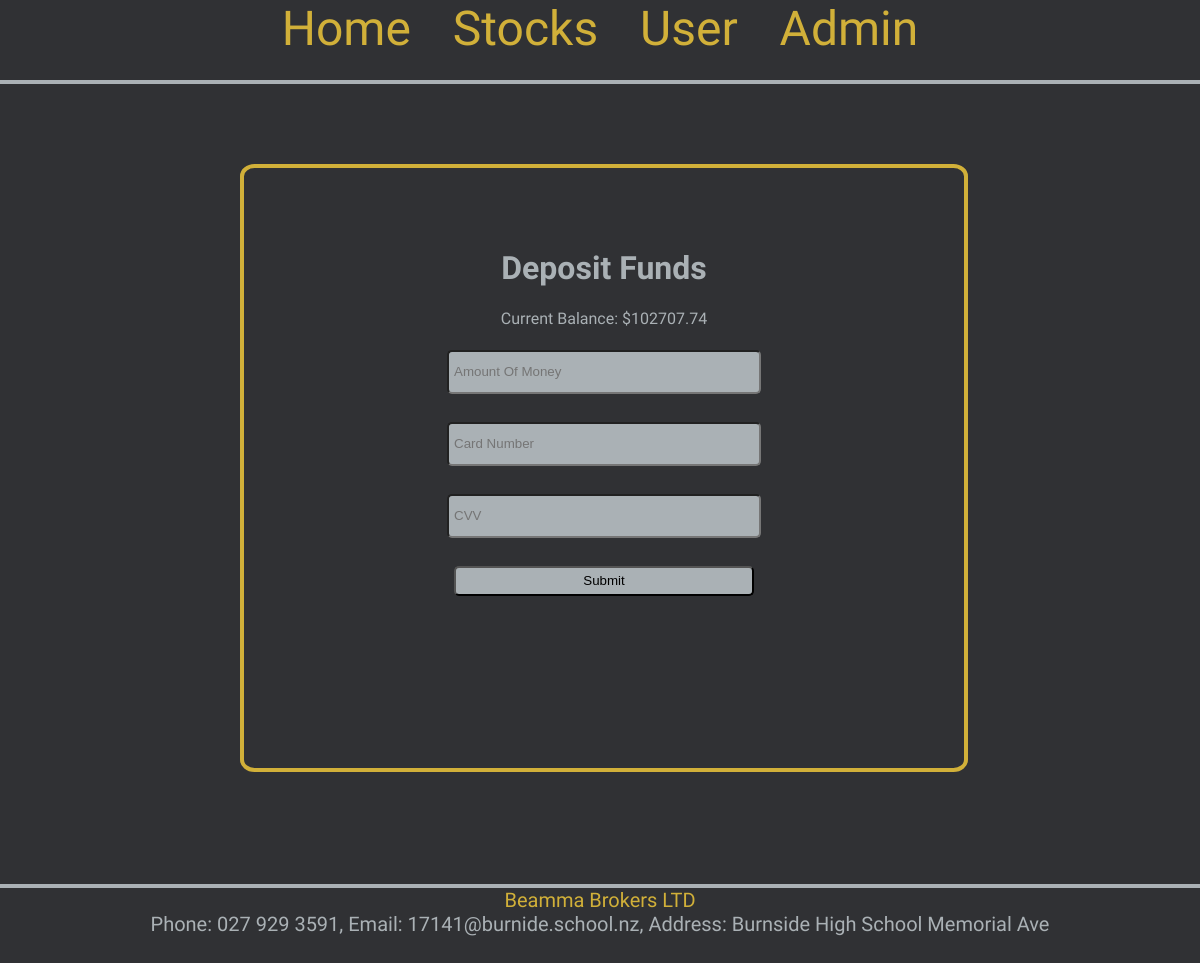
/user/deposit (signed in), run on an earlier commit of the app's database.
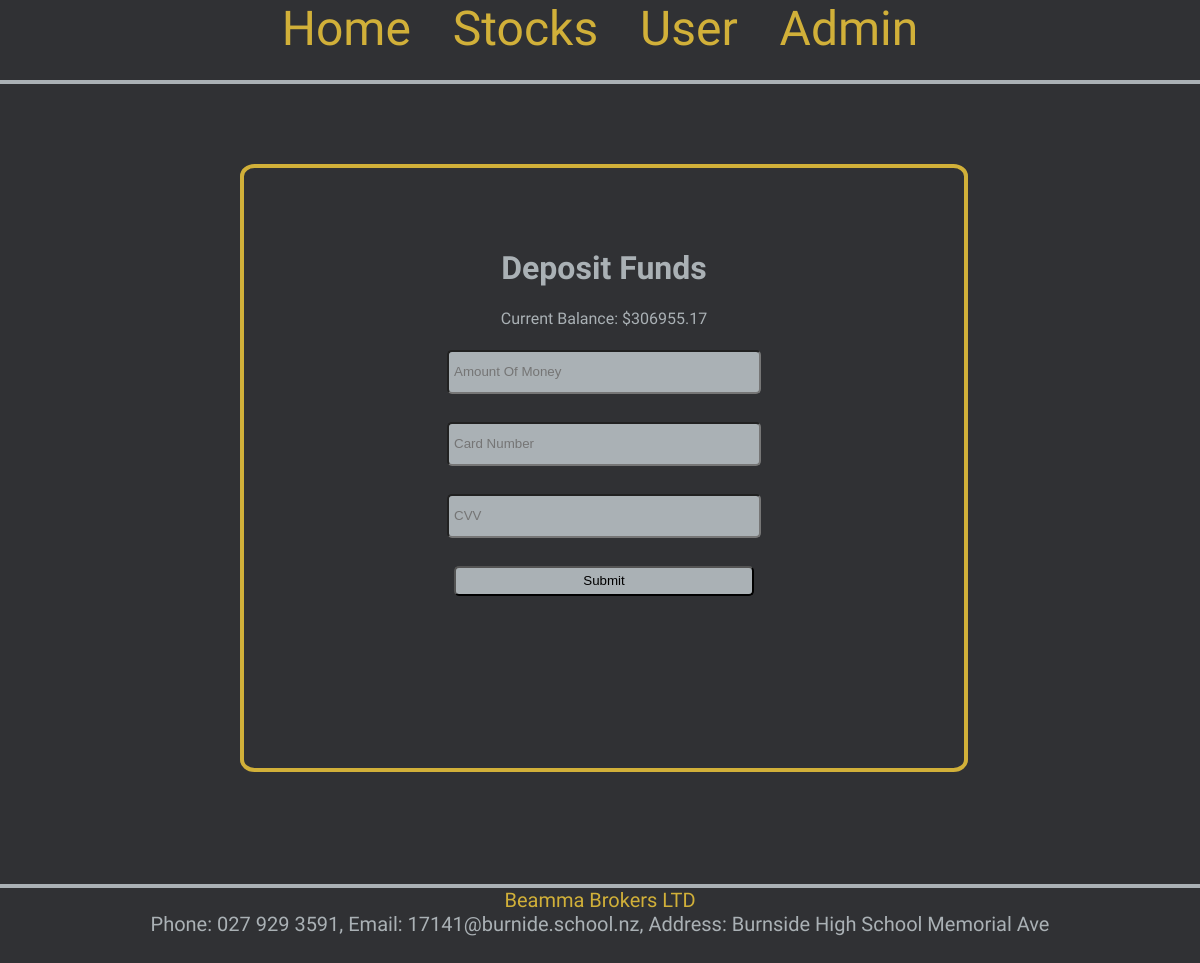
And on a later commit of the database.
### models.py (models this page shows)
class User(db.Model):
    __tablename__ = 'User'
    id = db.Column(db.Integer, primary_key=True, nullable=False)
    name = db.Column(db.String(), nullable=False)
    email = db.Column(db.String(), nullable=False)
    password = db.Column(db.String(), nullable=False)
    balance = db.Column(db.Integer, nullable=False, default=1000)
    admin = db.Column(db.Boolean, nullable=False, default=0)
    stocks = db.relationship('Trade_Info', back_populates='user')
    stocks_portfolio = db.relationship('Portfolio', back_populates='user')

### main.py (the view)
@app.route('/user/deposit', methods=['GET', 'POST'])
def deposit():
    form = Deposit()
    user = models.User.query.filter_by(id=session.get('login', None)).first()
    work_status = ""
    if session.get('login', None) == 0:
        return redirect(url_for('login', status = session.get('login', None), admin = session.get('admin')))
    else:
        if request.method == "POST":
            if form.validate_on_submit():
                work_status="Failed Please Try Again"
            else:
                work_status="Funds Deposited"
            money = form.money.data
            user.balance = money + user.balance
            db.session.merge(user)
            db.session.commit()
    return render_template('deposit.html', status = session.get('login', None), admin = session.get('admin'), form=form, user=user, work_status=work_status)

### forms.py
class Deposit(FlaskForm):
    money = IntegerField("money", widget=html5.NumberInput(), validators=[DataRequired()])
    card = h5fields.IntegerField("card", widget=html5.NumberInput(), validators=[DataRequired()])
    cvv = h5fields.IntegerField("cvv", widget=html5.NumberInput(), validators=[DataRequired()])

### templates/deposit.html (shortened to what this page needs)
{% extends 'layout.html' %}
{% block content %}
<div class="deposit">
  <div class="upper_box">
  </div>
  <div class="inner_box">
    <form method="POST">
      <h1> Deposit Funds </h1>
      <p> Current Balance: ${{ user.balance }}</p>
      <p>{{ form.money(placeholder="Amount Of Money") }}</p>
      <p>{{ form.card(placeholder="Card Number") }}</p>
      <p>{{ form.cvv(placeholder="CVV") }}</p>
      <div class="submit">
        <input type="submit"></input>
      </div>
    </form>
  </div>
</div>
{% endblock %}

### templates/layout.html (shortened to what this page needs)
<!doctype html>
<html>
  <head>
      <link rel="stylesheet" href="/static/style/css/style.css">
  </head>
  <body>
    <div class = "wrapper">
      {% include 'nav.html' %}
      {% block content %}{% endblock %}
    </div>
  </body>
  {% include 'footer.html' %}
</html>

### templates/nav.html
<nav>
  <a href = "{{ url_for('home') }}"> Home </a>
  <a href = "{{ url_for('all_stock') }}"> Stocks </a>
  {% if status == 0: %}
    <a href = "{{ url_for('login') }}"> Login </a>
    <a href = "{{ url_for('register') }}"> Register </a>
  {% else: %}
    <a href = "{{ url_for('user') }}"> User </a>
  {% endif %}
  {% if admin == 1: %}
    <a href = "{{ url_for('admin') }}"> Admin </a>
  {% endif %}
</nav>

### templates/footer.html
<footer>
  Beamma Brokers LTD
  <p>Phone: 027 929 3591, Email: 17141@burnide.school.nz, Address: Burnside High School Memorial Ave</p>
</footer>

### static/style/css/style.css (style rules this page uses)
:root { --gold: #d1b039; --charcoal: rgb(48 49 52); --silver: #aab1b5; }
body { background-color: white; margin: 0px; height: 100%; overflow-x: hidden; font-family: 'Oswald', sans-serif }
.wrapper { min-height: 100vh; }
nav { font-family: 'Oswald', sans-serif; font-size: 300%; background-color: var(--charcoal); height: 10vh; text-align: center; border-bottom: 4px solid var(--silver); }
nav a { padding: 15px; text-align: center; text-decoration: none; color: var(--gold); float: none; }
.upper_box { height: 10%; }
.inner_box { width: 50%; height: 50%; padding: 5%; margin-left: 20%; margin-right: 20%; padding-bottom: 0%; text-align: center; border-radius: 2%; border: 4px solid var(--gold); color: var(--silver); }
.inner_box input { height: 30px; width: 50%; background-color: var(--silver); font-family: font-family: 'Oswald', sans-serif; border-radius: 5px; padding: 5px; margin: 1%; }
.wrapper { background-color: var(--charcoal); }
.deposit { height: 100vh; width: 100%; background-color: var(--charcoal); }
.deposit .inner_box { width: 50%; height: 60%; padding: 5%; margin-left: 20%; margin-right: 20%; padding-bottom: 5%; text-align: center; border-radius: 2%; border: 4px solid var(--gold); }
footer { height: 75px; width: 100%; background: var(--charcoal); font-family: 'Oswald', sans-serif; font-size: 20px; color: var(--gold); text-align: center; margin: 0px; position: absolute; border-top: 4px solid var(--silver); }
footer p { margin: 0px; color: var(--silver); }

What changed in the data, as far as the page shows it:
changed User: balance "102707.74" → "306955.17"
